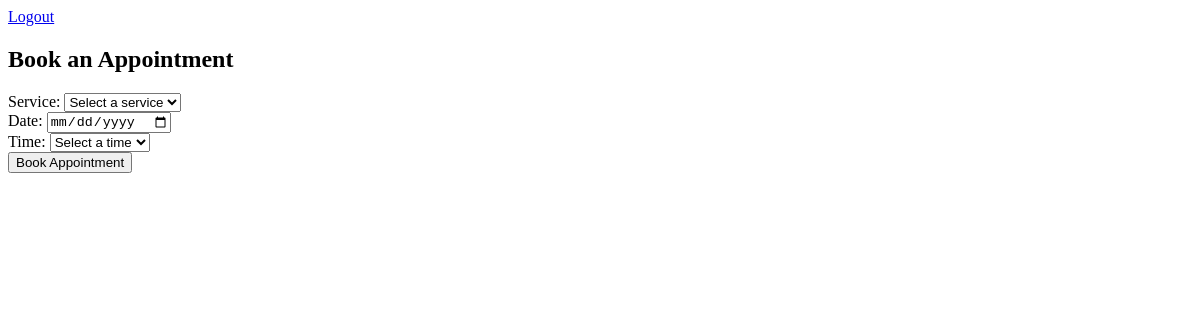
Before: /home/ (signed in) with the older database file.
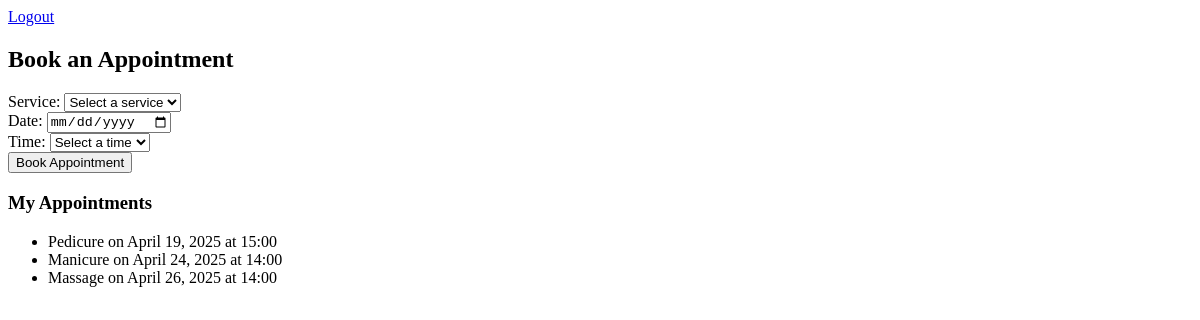
After: the same page with the newer database file.
### terminal/models.py (models this page shows, shortened)
class Appointment(models.Model):
    user= models.ForeignKey(MyUser, on_delete=models.CASCADE, null=True, blank=True)
    service = models.CharField(max_length=100, choices=SERVICE_CHOICE, default="Manicure")
    day = models.DateField(default=datetime.now)
    time = models.CharField(max_length=10, choices=TIME_CHOICES, default="10:00")
    time_ordered = models.DateTimeField(default=datetime.now,blank=True)

### terminal/views.py (the view)
# urls.py: 2. Add a URL to urlpatterns:  path('', views.home, name='home')
@login_required
def home(request):
    user = request.user
    appointments = Appointment.objects.filter(user=user).order_by('day','time')
    context = {
        'services': SERVICE_CHOICE,
        'times': TIME_CHOICES,
        'today': datetime.now().date(),
        'appointments': appointments
    }
    return render(request, 'terminal/terminal.html', context)

### terminal/templates/terminal/terminal.html (shortened to what this page needs)
{% extends 'terminal/base.html' %}
{% block content %}
<div class="container">
    <div class="booking-section">
        <h2>Book an Appointment</h2>
        <form method="POST" action="{% url 'booking' %}" class="booking-form">
            <div class="form-group">
                <label for="service">Service:</label>
                <select name="service" id="service" required>
                    <option value="">Select a service</option>
                </select>
            </div>
            <div class="form-group">
                <label for="day">Date:</label>
                <input type="date" name="day" id="day" required min="{{ today|date:'Y-m-d' }}">
            </div>
            <div class="form-group">
                <label for="time">Time:</label>
                <select name="time" id="time" required>
                    <option value="">Select a time</option>
                </select>
            </div>
            <button type="submit">Book Appointment</button>
        </form>
    </div>
    {% if appointments %}
    <div class="appointments-section">
        <h3>My Appointments</h3>
        <ul class="appointments-list">
            {% for appointment in appointments %}
                <li>
                    {{ appointment.service }} on {{ appointment.day }} at {{ appointment.time }}
                </li>
            {% endfor %}
        </ul>
    </div>
    {% endif %}
</div>
{% endblock %}

### terminal/templates/terminal/base.html (shortened to what this page needs)
<!DOCTYPE html>
<html>
<head>
    {% load static %}
</head>
<body>
    <nav>
            {% if user.is_authenticated %}
                <a href="{% url 'logout' %}">Logout</a>
            {% endif %}
    </nav>
    <main>
        {% block content %}
        {% endblock %}
    </main>
</body>
</html>

Changed rows visible on the page:
added Appointment: service "Pedicure", day "April 19, 2025", time "15:00"
added Appointment: service "Manicure", day "April 24, 2025", time "14:00"
added Appointment: service "Massage", day "April 26, 2025", time "14:00"
Other visible differences:
text now shown: "My Appointments"
